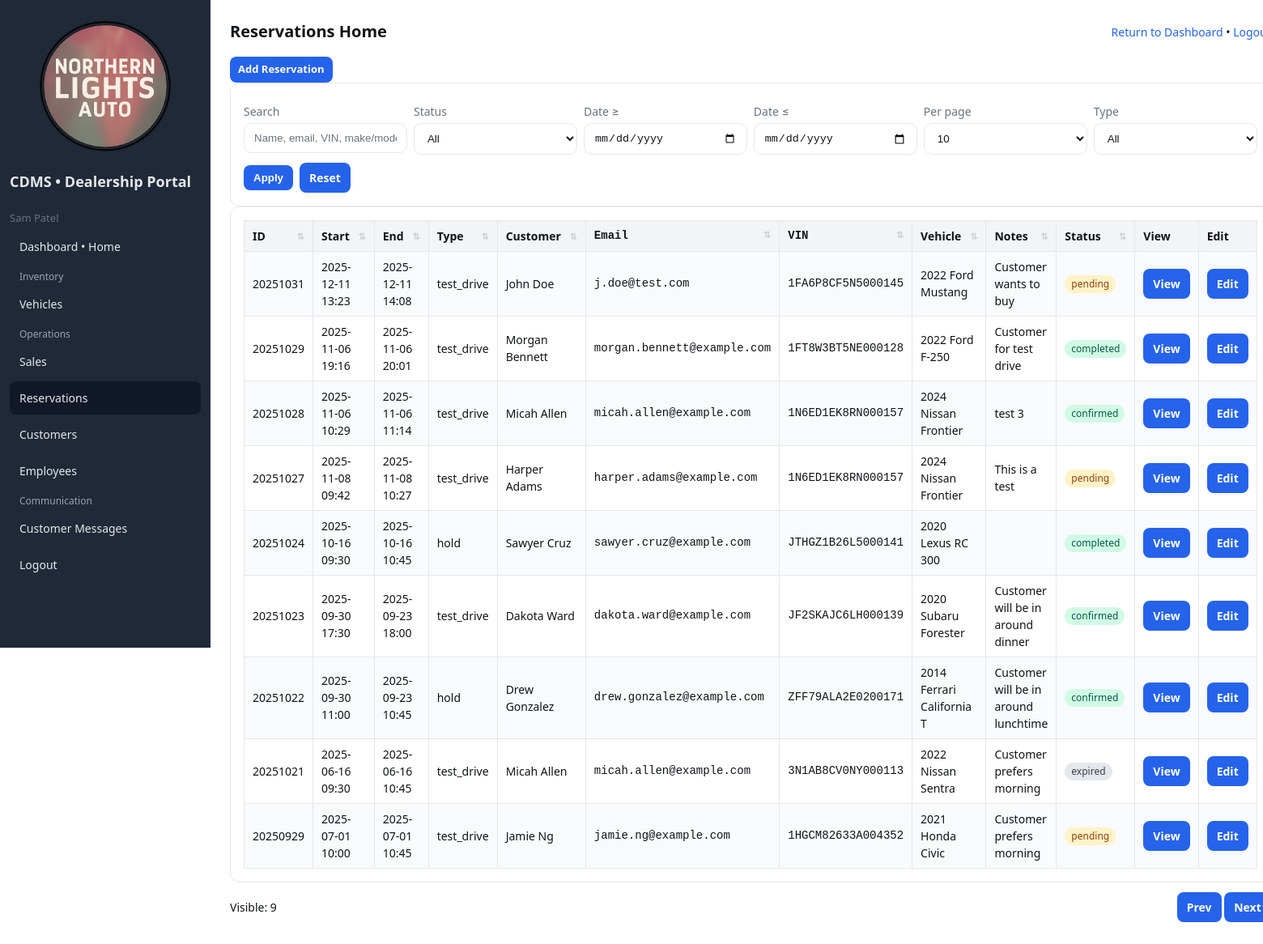
The app's page /public/reservations.php (signed in) with its own data.
### tables this page shows
CREATE TABLE `reservations` (
  `reservation_id` int(11) NOT NULL,
  `vehicle_id` int(11) NOT NULL,
  `customer_id` int(11) NOT NULL,
  `created_by_employee_id` int(11) DEFAULT NULL,
  `type` enum('test_drive','hold') NOT NULL DEFAULT 'test_drive',
  `start_datetime` datetime NOT NULL,
  `end_datetime` datetime NOT NULL,
  `status` enum('pending','confirmed','completed','canceled','expired') NOT NULL DEFAULT 'pending',
  `notes` varchar(500) DEFAULT NULL,
  `created_at` timestamp NOT NULL DEFAULT current_timestamp(),
  `updated_at` timestamp NOT NULL DEFAULT current_timestamp() ON UPDATE current_timestamp()
);

CREATE TABLE `customers` (
  `customer_id` int(11) NOT NULL,
  `first_name` varchar(50) NOT NULL,
  `last_name` varchar(50) NOT NULL,
  `email` varchar(120) NOT NULL,
  `phone` varchar(30) DEFAULT NULL,
  `address_line1` varchar(120) DEFAULT NULL,
  `address_line2` varchar(120) DEFAULT NULL,
  `city` varchar(80) DEFAULT NULL,
  `state_province` varchar(80) DEFAULT NULL,
  `postal_code` varchar(20) DEFAULT NULL,
  `created_at` timestamp NOT NULL DEFAULT current_timestamp(),
  `updated_at` timestamp NOT NULL DEFAULT current_timestamp() ON UPDATE current_timestamp(),
  `password_hash` varchar(255) DEFAULT NULL
);

CREATE TABLE `vehicles` (
  `vehicle_id` int(11) NOT NULL,
  `vin` char(17) NOT NULL,
  `make` varchar(50) NOT NULL,
  `model` varchar(50) NOT NULL,
  `trim` varchar(50) DEFAULT NULL,
  `model_year` year(4) NOT NULL,
  `color` varchar(40) DEFAULT NULL,
  `body_style` varchar(40) DEFAULT NULL,
  `transmission` varchar(40) DEFAULT NULL,
  `fuel_type` varchar(40) DEFAULT NULL,
  `mileage` int(11) DEFAULT 0,
  `price` decimal(10,2) NOT NULL,
  `image_url` varchar(255) DEFAULT NULL,
  `status` enum('available','reserved','sold') NOT NULL DEFAULT 'available',
  `image_filename` varchar(255) DEFAULT NULL,
  `location` varchar(80) DEFAULT NULL,
  `listed_at` date NOT NULL DEFAULT curdate(),
  `created_at` timestamp NOT NULL DEFAULT current_timestamp(),
  `updated_at` timestamp NOT NULL DEFAULT current_timestamp() ON UPDATE current_timestamp()
);

### lib/helpers.php (called while the page is built, shortened)
<?php
function e($string)
{
    return htmlspecialchars($string, ENT_QUOTES, 'UTF-8');
}

### public/reservations.php (the view, shortened to what this page needs)
<?php
require_once __DIR__ . '/../lib/helpers.php';
$pdo = DB::conn();
$rows = $pdo->query("
    SELECT
        r.reservation_id,
        r.type,
        r.start_datetime,
        r.end_datetime,
        r.status,
        r.notes,
        c.first_name, c.last_name, c.email,
        v.vin, v.make, v.model, v.model_year
    FROM reservations r
    LEFT JOIN customers c ON c.customer_id = r.customer_id
    LEFT JOIN vehicles  v ON v.vehicle_id  = r.vehicle_id
    ORDER BY r.reservation_id DESC
")->fetchAll();
$q          = $_GET['q'] ?? '';
$date_from  = $_GET['date_from'] ?? '';
$date_to    = $_GET['date_to'] ?? '';
$per_page   = (int)($_GET['per_page'] ?? 10);
?>
<!doctype html>
<html>
<head>
    <?php include __DIR__ . '/../includes/header.php'; ?>
</head>
<body class="page-reservations">
    <div class="layout">
        <?php include __DIR__ . '/_sidebar.php'; ?>
        <div class="content">
            <div class="header">
                <div class="title">Reservations Home</div>
                <div class="right"><a href="<?= BASE_URL ?>/dashboard.php">Return to Dashboard</a> • <a href="<?= BASE_URL ?>/logout.php">Logout</a></div>
            </div>
            <div class="mt-10">
                <a class="btn btn-primary btn-sm" href="<?= BASE_URL ?>/add_reservation.php">Add Reservation</a>
            </div>
            <div class="card filters">
                <form onsubmit="return false;">
                    <div class="row">
                        <div>
                            <label>Search</label>
                            <input id="q" type="text" value="<?= e($q) ?>" placeholder="Name, email, VIN, make/model">
                        </div>
                        <div>
                            <label>Status</label>
                            <select id="status">
                                <option value="">All</option>
                            </select>
                        </div>
                        <div>
                            <label>Date ≥</label>
                            <input id="date_from" type="date" value="<?= e($date_from) ?>">
                        </div>
                        <div>
                            <label>Date ≤</label>
                            <input id="date_to" type="date" value="<?= e($date_to) ?>">
                        </div>
                        <div>
                            <label>Per page</label>
                            <select id="per_page">
                                <?php foreach ([10, 20, 30, 50] as $pp): ?>
                                    <option value="<?= $pp ?>" <?= $per_page === $pp ? 'selected' : '' ?>><?= $pp ?></option>
                                <?php endforeach; ?>
                            </select>
                        </div>
                        <div>
                            <label>Type</label>
                            <select id="type">
                                <option value="">All</option>
                            </select>
                        </div>
                    </div>
                    <div class="flex-row-wrap mt-10">
                        <button class="btn" type="button" onclick="window.SimpleTable && SimpleTable.update && SimpleTable.update()">Apply</button>
                        <a class="btn secondary" href="index.php">Reset</a>
                    </div>
                </form>
            </div>
            <div class="card scrollable">
                <table id="reservationsTable" class="table">
                    <thead>
                        <tr>
                            <th data-sort>ID</th>
                            <th data-sort>Start</th>
                            <th data-sort>End</th>
                            <th data-sort>Type</th>
                            <th data-sort>Customer</th>
                            <th data-sort class="mono">Email</th>
                            <th data-sort class="mono">VIN</th>
                            <th data-sort>Vehicle</th>
                            <th data-sort>Notes</th></th>
                            <th data-sort>Status</th>
                            <th>View</th>
                            <th>Edit</th>
                        </tr>
                    </thead>
                    <tbody>
                        <?php foreach ($rows as $r): ?>
                            <?php
                            $start = $r['start_datetime'] ? date('Y-m-d H:i', strtotime($r['start_datetime'])) : '';
                            $end   = $r['end_datetime']   ? date('Y-m-d H:i', strtotime($r['end_datetime']))   : '';
                            $cust  = trim(($r['first_name'] ?? '') . ' ' . ($r['last_name'] ?? ''));
                            $veh   = trim(($r['model_year'] ? $r['model_year'] . ' ' : '') . ($r['make'] ?? '') . ' ' . ($r['model'] ?? ''));
                            $statusText = $r['status'] ?? '';
                            $statusCls  = in_array($statusText, ['confirmed', 'completed'], true) ? 'ok'
                                : (in_array($statusText, ['canceled', 'expired'], true) ? 'muted' : 'warn');
                            ?>
                            <tr>
                                <td><?= (int)$r['reservation_id'] ?></td>
                                <td><?= e($start) ?></td>
                                <td><?= e($end) ?></td>
                                <td><?= e($r['type'] ?? '') ?></td>
                                <td><?= e($cust) ?></td>
                                <td class="mono"><?= e($r['email'] ?? '') ?></td>
                                <td class="mono"><?= e($r['vin'] ?? '') ?></td>
                                <td><?= e($veh) ?></td>
                                <td><?= e($r['notes'] ?? '') ?></td>
                                <td><span class="badge <?= $statusCls ?>"><?= e($statusText) ?></span></td>
                                <td><a class="btn" href="reservation_view.php?id=<?= (int)$r['reservation_id'] ?>">View</a></td>
                                <td><a class="btn secondary" href="reservation_edit.php?id=<?= (int)$r['reservation_id'] ?>">Edit</a></td>
                            </tr>
                        <?php endforeach; ?>
                    </tbody>
                </table>
            </div>
            <div class="header mt-12">
                <div class="muted" id="metaLbl"></div>
                <div>
                    <a class="btn secondary" href="#" id="prevBtn">Prev</a>
                    <a class="btn secondary" href="#" id="nextBtn">Next</a>
                </div>
            </div>
        </div>
    </div>
</body>
</html>

### public/assets/style.css (style rules this page uses)
:root { --bg: #ffffff; --sidebar-width: 260px; --text: #111418; --muted: #6b7280; --accent: #2563eb; --accent-hover: #1d4ed8; --sidebar: #1f2937; --sidebar-text: #e5e7eb; --sidebar-active: #111827; --border: #e5e7eb; --table-stripe: #f8fafc; --card-bg: #ffffff; --card-hover: #f8fafc; --input-bg: #ffffff; --table-head-bg: #f3f4f6; --button-text: #ffffff; }
* { box-sizing: border-box }
html, body { height: 100% }
body { margin: 0; background: var(--bg); color: var(--text); font: 14px/1.5 system-ui, -apple-system, Segoe UI, Roboto, Ubuntu, Cantarell, Noto Sans, Helvetica, Arial, "Apple Color Emoji", "Segoe UI Emoji"; }
.layout { display: flex; min-height: 100vh }
.content { flex: 1; padding: 24px; }
.header { display: flex; justify-content: space-between; align-items: center; margin-bottom: 16px }
.header .title { font-size: 20px; font-weight: 700 }
.header .right a { color: var(--accent); text-decoration: none }
thead th[data-sort] { position: relative; cursor: pointer; transition: background 140ms ease, color 140ms ease, box-shadow 140ms ease; padding-right: 30px; }
thead th[data-sort]::after { content: "⇅"; position: absolute; right: 10px; top: 50%; transform: translateY(-50%); font-size: 11px; line-height: 1; color: var(--muted); opacity: 0.28; transition: opacity 120ms ease, color 160ms ease, transform 120ms ease; pointer-events: none; }
.card { border: 1px solid var(--border); border-radius: 12px; padding: 16px; background: var(--card-bg) }
.table { width: 100%; border-collapse: collapse; }
.table th, .table td { border: 1px solid var(--border); padding: 8px 10px; text-align: left }
.table thead th { background: var(--table-head-bg) }
.table tbody tr:nth-child(odd) { background: var(--table-stripe) }
.badge { display: inline-block; padding: 2px 8px; border-radius: 999px; font-size: 12px }
.badge.ok { background: #d1fae5; color: #065f46 }
.badge.warn { background: #fef3c7; color: #92400e }
.badge.muted { background: #e5e7eb; color: #374151 }
label { display: block; margin: 8px 0 4px; color: var(--muted) }
input, select { width: 100%; padding: 10px 12px; border: 1px solid var(--border); border-radius: 10px; background: var(--input-bg) }
input, select, textarea { color: var(--text); }
input::placeholder, textarea::placeholder { color: var(--muted); opacity: 1; }
.btn { display: inline-flex; align-items: center; gap: 8px; padding: 8px 12px; border-radius: 8px; border: 0; background: var(--accent) !important; color: var(--button-text) !important; text-decoration: none; cursor: pointer; font-weight: 600; }
.btn.secondary { background: var(--accent) !important; color: var(--button-text) !important; border: 0 !important; }
.btn.btn-primary, .btn-primary { background: var(--accent); color: var(--button-text); border-color: var(--accent); }
.btn.secondary { background: var(--card-bg); color: var(--text); border-color: var(--border); }
.btn-sm { padding: 6px 10px; font-size: 13px; border-radius: 8px; }
.page-reservations .filters .row { display: grid; grid-template-columns: repeat(6, minmax(150px, 1fr)); gap: 8px; }
.page-reservations .filters .row>div { min-width: 150px }
.mono { font-family: ui-monospace, SFMono-Regular, Menlo, Monaco, Consolas, "Liberation Mono", "Courier New", monospace; }
.scrollable { overflow: auto }
.flex-row-wrap { display: flex; gap: 8px; align-items: center; flex-wrap: wrap }
.mt-10 { margin-top: 10px }
.mt-12 { margin-top: 12px }

### records on screen
reservations: reservation_id "20251031", start_datetime "2025-12-11 13:23", end_datetime "2025-12-11 14:08", type "test_drive", customer.last_name "John Doe", customer.email "j.doe@test.com", vehicle.vin "1FA6P8CF5N5000145", vehicle.model "2022 Ford Mustang", notes "Customer wants to buy", status "pending"
reservations: reservation_id "20251029", start_datetime "2025-11-06 19:16", end_datetime "2025-11-06 20:01", type "test_drive", customer.last_name "Morgan Bennett", customer.email "morgan.bennett@example.com", vehicle.vin "1FT8W3BT5NE000128", vehicle.model "2022 Ford F-250", notes "Customer for test drive", status "completed"
reservations: reservation_id "20251028", start_datetime "2025-11-06 10:29", end_datetime "2025-11-06 11:14", type "test_drive", customer.last_name "Micah Allen", customer.email "micah.allen@example.com", vehicle.vin "1N6ED1EK8RN000157", vehicle.model "2024 Nissan Frontier", notes "test 3", status "confirmed"
reservations: reservation_id "20251027", start_datetime "2025-11-08 09:42", end_datetime "2025-11-08 10:27", type "test_drive", customer.last_name "Harper Adams", customer.email "harper.adams@example.com", vehicle.vin "1N6ED1EK8RN000157", vehicle.model "2024 Nissan Frontier", notes "This is a test", status "pending"
reservations: reservation_id "20251024", start_datetime "2025-10-16 09:30", end_datetime "2025-10-16 10:45", type "hold", customer.last_name "Sawyer Cruz", customer.email "sawyer.cruz@example.com", vehicle.vin "JTHGZ1B26L5000141", vehicle.model "2020 Lexus RC 300", status "completed"
reservations: reservation_id "20251023", start_datetime "2025-09-30 17:30", end_datetime "2025-09-23 18:00", type "test_drive", customer.last_name "Dakota Ward", customer.email "dakota.ward@example.com", vehicle.vin "JF2SKAJC6LH000139", vehicle.model "2020 Subaru Forester", notes "Customer will be in around dinner", status "confirmed"
reservations: reservation_id "20251022", start_datetime "2025-09-30 11:00", end_datetime "2025-09-23 10:45", type "hold", customer.last_name "Drew Gonzalez", customer.email "drew.gonzalez@example.com", vehicle.vin "ZFF79ALA2E0200171", vehicle.model "2014 Ferrari California T", notes "Customer will be in around lunchtime", status "confirmed"
reservations: reservation_id "20251021", start_datetime "2025-06-16 09:30", end_datetime "2025-06-16 10:45", type "test_drive", customer.last_name "Micah Allen", customer.email "micah.allen@example.com", vehicle.vin "3N1AB8CV0NY000113", vehicle.model "2022 Nissan Sentra", notes "Customer prefers morning", status "expired"
reservations: reservation_id "20250929", start_datetime "2025-07-01 10:00", end_datetime "2025-07-01 10:45", type "test_drive", customer.last_name "Jamie Ng", customer.email "jamie.ng@example.com", vehicle.vin "1HGCM82633A004352", vehicle.model "2021 Honda Civic", notes "Customer prefers morning", status "pending"

### other values on screen
$u['name'] "Sam Patel"
form field value "10"
